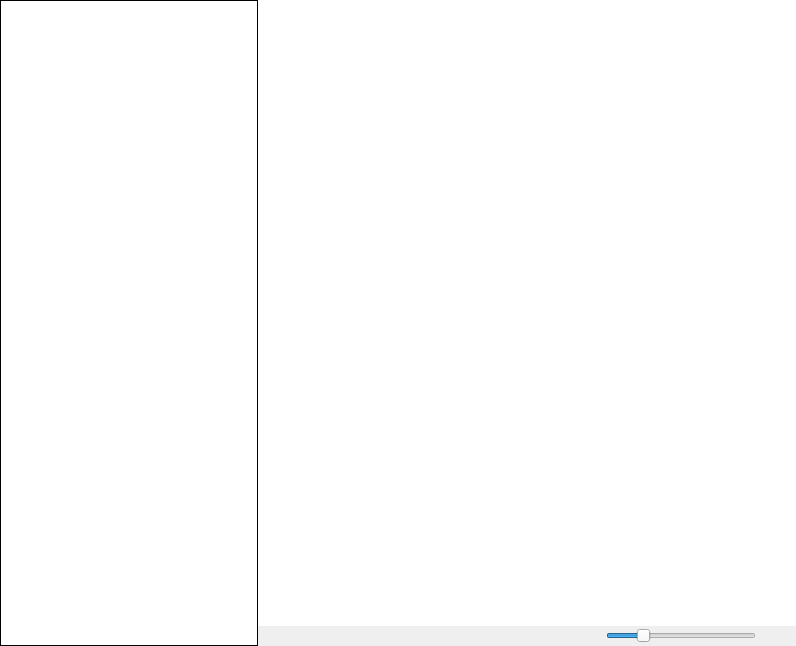
<?xml version="1.0" encoding="UTF-8"?>
<ui version="4.0">
 <class>documents</class>
 <widget class="QWidget" name="documents">
  <property name="enabled">
   <bool>true</bool>
  </property>
  <property name="geometry">
   <rect>
    <x>0</x>
    <y>0</y>
    <width>796</width>
    <height>646</height>
   </rect>
  </property>
  <property name="sizePolicy">
   <sizepolicy hsizetype="Preferred" vsizetype="Preferred">
    <horstretch>0</horstretch>
    <verstretch>0</verstretch>
   </sizepolicy>
  </property>
  <property name="contextMenuPolicy">
   <enum>Qt::DefaultContextMenu</enum>
  </property>
  <property name="windowTitle">
   <string>Uniboard Documents</string>
  </property>
  <property name="styleSheet">
   <string notr="true"/>
  </property>
  <layout class="QVBoxLayout" name="verticalLayout">
   <item>
    <widget class="QFrame" name="topFrame">
     <property name="frameShape">
      <enum>QFrame::NoFrame</enum>
     </property>
     <property name="frameShadow">
      <enum>QFrame::Raised</enum>
     </property>
     <property name="lineWidth">
      <number>0</number>
     </property>
     <layout class="QHBoxLayout" name="horizontalLayout">
      <item>
       <widget class="QFrame" name="topLeftFrame">
        <property name="sizePolicy">
         <sizepolicy hsizetype="Fixed" vsizetype="Preferred">
          <horstretch>0</horstretch>
          <verstretch>0</verstretch>
         </sizepolicy>
        </property>
        <property name="frameShape">
         <enum>QFrame::Panel</enum>
        </property>
        <property name="frameShadow">
         <enum>QFrame::Plain</enum>
        </property>
        <layout class="QVBoxLayout" name="verticalLayout_2">
         <property name="spacing">
          <number>0</number>
         </property>
         <property name="margin">
          <number>0</number>
         </property>
         <item>
          <widget class="UBDocumentTreeView" name="documentTreeView">
           <property name="minimumSize">
            <size>
             <width>256</width>
             <height>0</height>
            </size>
           </property>
           <property name="maximumSize">
            <size>
             <width>256</width>
             <height>16777215</height>
            </size>
           </property>
           <property name="frameShape">
            <enum>QFrame::NoFrame</enum>
           </property>
           <property name="frameShadow">
            <enum>QFrame::Plain</enum>
           </property>
           <property name="autoScroll">
            <bool>true</bool>
           </property>
           <property name="autoScrollMargin">
            <number>65</number>
           </property>
           <property name="selectionBehavior">
            <enum>QAbstractItemView::SelectRows</enum>
           </property>
           <property name="verticalScrollMode">
            <enum>QAbstractItemView::ScrollPerItem</enum>
           </property>
           <property name="animated">
            <bool>true</bool>
           </property>
           <property name="headerHidden">
            <bool>true</bool>
           </property>
          </widget>
         </item>
         <item>
          <widget class="UBDocumentTreeWidget" name="documentTreeWidget">
           <property name="sizePolicy">
            <sizepolicy hsizetype="Maximum" vsizetype="Expanding">
             <horstretch>0</horstretch>
             <verstretch>0</verstretch>
            </sizepolicy>
           </property>
           <property name="styleSheet">
            <string notr="true"/>
           </property>
           <property name="frameShape">
            <enum>QFrame::NoFrame</enum>
           </property>
           <property name="frameShadow">
            <enum>QFrame::Plain</enum>
           </property>
           <property name="lineWidth">
            <number>1</number>
           </property>
           <property name="horizontalScrollMode">
            <enum>QAbstractItemView::ScrollPerPixel</enum>
           </property>
           <property name="autoExpandDelay">
            <number>2</number>
           </property>
           <property name="headerHidden">
            <bool>true</bool>
           </property>
           <attribute name="headerVisible">
            <bool>false</bool>
           </attribute>
           <column>
            <property name="text">
             <string notr="true">1</string>
            </property>
           </column>
          </widget>
         </item>
        </layout>
       </widget>
      </item>
      <item>
       <widget class="QWidget" name="topRightFrame" native="true">
        <property name="styleSheet">
         <string notr="true"/>
        </property>
        <layout class="QVBoxLayout" name="verticalLayout_3">
         <property name="margin">
          <number>0</number>
         </property>
         <item>
          <widget class="UBDocumentThumbnailWidget" name="thumbnailWidget">
           <property name="contextMenuPolicy">
            <enum>Qt::NoContextMenu</enum>
           </property>
           <property name="styleSheet">
            <string notr="true"/>
           </property>
           <property name="frameShape">
            <enum>QFrame::NoFrame</enum>
           </property>
           <property name="frameShadow">
            <enum>QFrame::Plain</enum>
           </property>
           <property name="lineWidth">
            <number>1</number>
           </property>
           <property name="verticalScrollBarPolicy">
            <enum>Qt::ScrollBarAsNeeded</enum>
           </property>
           <property name="horizontalScrollBarPolicy">
            <enum>Qt::ScrollBarAlwaysOff</enum>
           </property>
           <property name="dragMode">
            <enum>QGraphicsView::NoDrag</enum>
           </property>
          </widget>
         </item>
         <item>
          <widget class="QWidget" name="bottomRightFrame" native="true">
           <layout class="QHBoxLayout" name="horizontalLayout_2">
            <property name="spacing">
             <number>0</number>
            </property>
            <property name="margin">
             <number>0</number>
            </property>
            <item>
             <spacer name="horizontalSpacer2">
              <property name="orientation">
               <enum>Qt::Horizontal</enum>
              </property>
              <property name="sizeHint" stdset="0">
               <size>
                <width>300</width>
                <height>20</height>
               </size>
              </property>
             </spacer>
            </item>
            <item>
             <widget class="QSlider" name="documentZoomSlider">
              <property name="sizePolicy">
               <sizepolicy hsizetype="Fixed" vsizetype="Fixed">
                <horstretch>0</horstretch>
                <verstretch>0</verstretch>
               </sizepolicy>
              </property>
              <property name="minimumSize">
               <size>
                <width>150</width>
                <height>0</height>
               </size>
              </property>
              <property name="styleSheet">
               <string notr="true"/>
              </property>
              <property name="minimum">
               <number>50</number>
              </property>
              <property name="maximum">
               <number>500</number>
              </property>
              <property name="singleStep">
               <number>10</number>
              </property>
              <property name="value">
               <number>150</number>
              </property>
              <property name="orientation">
               <enum>Qt::Horizontal</enum>
              </property>
              <property name="invertedAppearance">
               <bool>false</bool>
              </property>
              <property name="invertedControls">
               <bool>false</bool>
              </property>
             </widget>
            </item>
            <item>
             <spacer name="horizontalSpacer1">
              <property name="orientation">
               <enum>Qt::Horizontal</enum>
              </property>
              <property name="sizeType">
               <enum>QSizePolicy::Maximum</enum>
              </property>
              <property name="sizeHint" stdset="0">
               <size>
                <width>40</width>
                <height>20</height>
               </size>
              </property>
             </spacer>
            </item>
           </layout>
          </widget>
         </item>
        </layout>
       </widget>
      </item>
     </layout>
    </widget>
   </item>
  </layout>
 </widget>
 <layoutdefault spacing="0" margin="0"/>
 <customwidgets>
  <customwidget>
   <class>UBDocumentThumbnailWidget</class>
   <extends>QGraphicsView</extends>
   <header>gui/UBDocumentThumbnailWidget.h</header>
  </customwidget>
  <customwidget>
   <class>UBDocumentTreeWidget</class>
   <extends>QTreeWidget</extends>
   <header>gui/UBDocumentTreeWidget.h</header>
  </customwidget>
  <customwidget>
   <class>UBDocumentTreeView</class>
   <extends>QTreeView</extends>
   <header>document/UBDocumentController.h</header>
  </customwidget>
 </customwidgets>
 <resources/>
 <connections/>
</ui>
